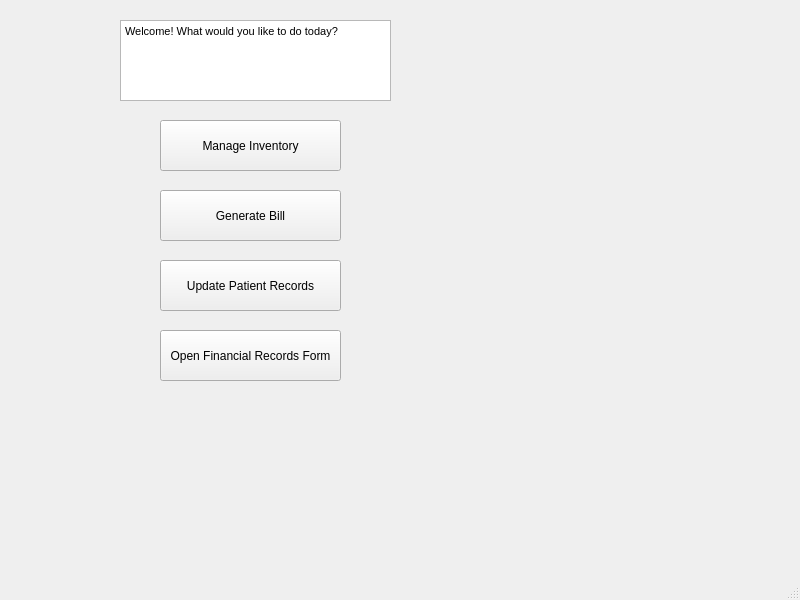
<?xml version="1.0" encoding="UTF-8"?>
<ui version="4.0">
 <class>MainWindow</class>
 <widget class="QMainWindow" name="MainWindow">
  <property name="geometry">
   <rect>
    <x>0</x>
    <y>0</y>
    <width>800</width>
    <height>600</height>
   </rect>
  </property>
  <property name="windowTitle">
   <string>MainWindow</string>
  </property>
  <widget class="QWidget" name="centralwidget">
   <widget class="QTextBrowser" name="textBrowser">
    <property name="geometry">
     <rect>
      <x>120</x>
      <y>20</y>
      <width>271</width>
      <height>81</height>
     </rect>
    </property>
    <property name="html">
     <string>&lt;!DOCTYPE HTML PUBLIC &quot;-//W3C//DTD HTML 4.0//EN&quot; &quot;http://www.w3.org/TR/REC-html40/strict.dtd&quot;&gt;
&lt;html&gt;&lt;head&gt;&lt;meta name=&quot;qrichtext&quot; content=&quot;1&quot; /&gt;&lt;style type=&quot;text/css&quot;&gt;
p, li { white-space: pre-wrap; }
&lt;/style&gt;&lt;/head&gt;&lt;body style=&quot; font-family:'MS Shell Dlg 2'; font-size:8pt; font-weight:400; font-style:normal;&quot;&gt;
&lt;p style=&quot; margin-top:0px; margin-bottom:0px; margin-left:0px; margin-right:0px; -qt-block-indent:0; text-indent:0px;&quot;&gt;Welcome! What would you like to do today?&lt;/p&gt;
&lt;p style=&quot;-qt-paragraph-type:empty; margin-top:0px; margin-bottom:0px; margin-left:0px; margin-right:0px; -qt-block-indent:0; text-indent:0px;&quot;&gt;&lt;br /&gt;&lt;/p&gt;&lt;/body&gt;&lt;/html&gt;</string>
    </property>
   </widget>
   <widget class="QPushButton" name="stafflandingInventoryButton">
    <property name="geometry">
     <rect>
      <x>160</x>
      <y>120</y>
      <width>181</width>
      <height>51</height>
     </rect>
    </property>
    <property name="text">
     <string>Manage Inventory</string>
    </property>
   </widget>
   <widget class="QPushButton" name="stafflandingAppointmentButton">
    <property name="geometry">
     <rect>
      <x>160</x>
      <y>190</y>
      <width>181</width>
      <height>51</height>
     </rect>
    </property>
    <property name="text">
     <string>Generate Bill</string>
    </property>
   </widget>
   <widget class="QPushButton" name="stafflandingPatientRecordButton">
    <property name="geometry">
     <rect>
      <x>160</x>
      <y>260</y>
      <width>181</width>
      <height>51</height>
     </rect>
    </property>
    <property name="text">
     <string>Update Patient Records</string>
    </property>
   </widget>
   <widget class="QPushButton" name="stafflandingFinancialRecordsButton">
    <property name="geometry">
     <rect>
      <x>160</x>
      <y>330</y>
      <width>181</width>
      <height>51</height>
     </rect>
    </property>
    <property name="text">
     <string>Open Financial Records Form</string>
    </property>
   </widget>
  </widget>
  <widget class="QMenuBar" name="menubar">
   <property name="geometry">
    <rect>
     <x>0</x>
     <y>0</y>
     <width>800</width>
     <height>18</height>
    </rect>
   </property>
  </widget>
  <widget class="QStatusBar" name="statusbar"/>
 </widget>
 <resources/>
 <connections/>
</ui>
